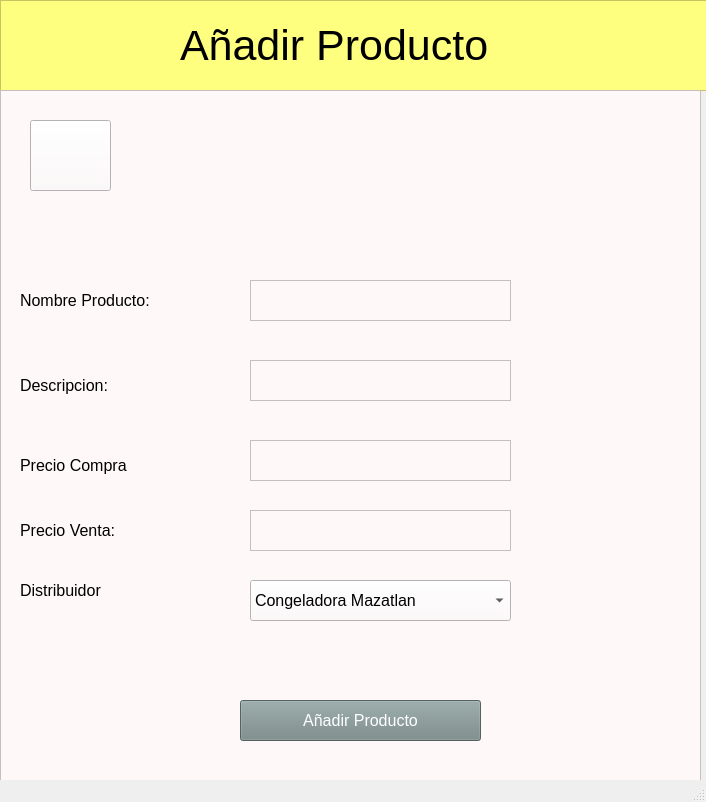
<?xml version="1.0" encoding="UTF-8"?>
<ui version="4.0">
 <class>MainWindow</class>
 <widget class="QMainWindow" name="MainWindow">
  <property name="geometry">
   <rect>
    <x>0</x>
    <y>0</y>
    <width>706</width>
    <height>802</height>
   </rect>
  </property>
  <property name="windowTitle">
   <string>MainWindow</string>
  </property>
  <widget class="QWidget" name="centralwidget">
   <widget class="QFrame" name="headerFrame">
    <property name="geometry">
     <rect>
      <x>0</x>
      <y>0</y>
      <width>711</width>
      <height>91</height>
     </rect>
    </property>
    <property name="styleSheet">
     <string notr="true">background-color: rgb(255, 255, 127);</string>
    </property>
    <property name="frameShape">
     <enum>QFrame::StyledPanel</enum>
    </property>
    <property name="frameShadow">
     <enum>QFrame::Raised</enum>
    </property>
    <widget class="QLabel" name="label_3">
     <property name="geometry">
      <rect>
       <x>180</x>
       <y>10</y>
       <width>701</width>
       <height>71</height>
      </rect>
     </property>
     <property name="font">
      <font>
       <pointsize>32</pointsize>
      </font>
     </property>
     <property name="text">
      <string>Añadir Producto</string>
     </property>
    </widget>
   </widget>
   <widget class="QFrame" name="FormularioProducto">
    <property name="geometry">
     <rect>
      <x>0</x>
      <y>90</y>
      <width>701</width>
      <height>721</height>
     </rect>
    </property>
    <property name="styleSheet">
     <string notr="true">background-color: rgb(255, 248, 249);</string>
    </property>
    <property name="frameShape">
     <enum>QFrame::StyledPanel</enum>
    </property>
    <property name="frameShadow">
     <enum>QFrame::Raised</enum>
    </property>
    <widget class="QLabel" name="label_12">
     <property name="geometry">
      <rect>
       <x>20</x>
       <y>200</y>
       <width>171</width>
       <height>21</height>
      </rect>
     </property>
     <property name="font">
      <font>
       <pointsize>12</pointsize>
      </font>
     </property>
     <property name="text">
      <string>Nombre Producto:</string>
     </property>
    </widget>
    <widget class="QLabel" name="label_13">
     <property name="geometry">
      <rect>
       <x>20</x>
       <y>280</y>
       <width>131</width>
       <height>31</height>
      </rect>
     </property>
     <property name="font">
      <font>
       <pointsize>12</pointsize>
      </font>
     </property>
     <property name="text">
      <string>Descripcion: </string>
     </property>
    </widget>
    <widget class="QLabel" name="label_18">
     <property name="geometry">
      <rect>
       <x>20</x>
       <y>490</y>
       <width>111</width>
       <height>21</height>
      </rect>
     </property>
     <property name="font">
      <font>
       <pointsize>12</pointsize>
      </font>
     </property>
     <property name="text">
      <string>Distribuidor</string>
     </property>
    </widget>
    <widget class="QComboBox" name="distribuidorCombo">
     <property name="geometry">
      <rect>
       <x>250</x>
       <y>490</y>
       <width>261</width>
       <height>41</height>
      </rect>
     </property>
     <property name="font">
      <font>
       <pointsize>12</pointsize>
      </font>
     </property>
     <item>
      <property name="text">
       <string>Congeladora Mazatlan</string>
      </property>
     </item>
     <item>
      <property name="text">
       <string>Mariscos Monterrey</string>
      </property>
     </item>
     <item>
      <property name="text">
       <string>Distribuidora Un Nuevo Mundo</string>
      </property>
     </item>
    </widget>
    <widget class="QLabel" name="label_19">
     <property name="geometry">
      <rect>
       <x>20</x>
       <y>430</y>
       <width>131</width>
       <height>21</height>
      </rect>
     </property>
     <property name="font">
      <font>
       <pointsize>12</pointsize>
      </font>
     </property>
     <property name="text">
      <string>Precio Venta:</string>
     </property>
    </widget>
    <widget class="QTextEdit" name="precioVentaTxt">
     <property name="geometry">
      <rect>
       <x>250</x>
       <y>420</y>
       <width>261</width>
       <height>41</height>
      </rect>
     </property>
     <property name="font">
      <font>
       <pointsize>12</pointsize>
      </font>
     </property>
    </widget>
    <widget class="QPushButton" name="addBtn">
     <property name="geometry">
      <rect>
       <x>240</x>
       <y>610</y>
       <width>241</width>
       <height>41</height>
      </rect>
     </property>
     <property name="font">
      <font>
       <pointsize>12</pointsize>
      </font>
     </property>
     <property name="styleSheet">
      <string notr="true">color: rgb(255, 255, 255);
background-color: rgb(118, 136, 135);</string>
     </property>
     <property name="text">
      <string>Añadir Producto</string>
     </property>
    </widget>
    <widget class="QTextEdit" name="productoTxt">
     <property name="geometry">
      <rect>
       <x>250</x>
       <y>190</y>
       <width>261</width>
       <height>41</height>
      </rect>
     </property>
     <property name="font">
      <font>
       <pointsize>12</pointsize>
      </font>
     </property>
    </widget>
    <widget class="QTextEdit" name="descripcionTxt">
     <property name="geometry">
      <rect>
       <x>250</x>
       <y>270</y>
       <width>261</width>
       <height>41</height>
      </rect>
     </property>
     <property name="font">
      <font>
       <pointsize>12</pointsize>
      </font>
     </property>
    </widget>
    <widget class="QPushButton" name="regresarBtn">
     <property name="geometry">
      <rect>
       <x>30</x>
       <y>30</y>
       <width>81</width>
       <height>71</height>
      </rect>
     </property>
     <property name="styleSheet">
      <string notr="true">border-image: url(:/iconoProducto_rc/iconoRegresar.png);</string>
     </property>
     <property name="text">
      <string/>
     </property>
    </widget>
    <widget class="QLabel" name="label_20">
     <property name="geometry">
      <rect>
       <x>20</x>
       <y>360</y>
       <width>141</width>
       <height>31</height>
      </rect>
     </property>
     <property name="font">
      <font>
       <pointsize>12</pointsize>
      </font>
     </property>
     <property name="text">
      <string>Precio Compra</string>
     </property>
    </widget>
    <widget class="QTextEdit" name="precioCompraTxt">
     <property name="geometry">
      <rect>
       <x>250</x>
       <y>350</y>
       <width>261</width>
       <height>41</height>
      </rect>
     </property>
     <property name="font">
      <font>
       <pointsize>12</pointsize>
      </font>
     </property>
    </widget>
    <widget class="QLabel" name="label">
     <property name="geometry">
      <rect>
       <x>300</x>
       <y>30</y>
       <width>131</width>
       <height>121</height>
      </rect>
     </property>
     <property name="styleSheet">
      <string notr="true">border-image: url(:/iconoProducto_rc/iconoProducto.png);</string>
     </property>
     <property name="text">
      <string/>
     </property>
    </widget>
   </widget>
  </widget>
  <widget class="QStatusBar" name="statusbar"/>
 </widget>
 <resources>
  <include location="../Iconos.qrc"/>
 </resources>
 <connections/>
</ui>
